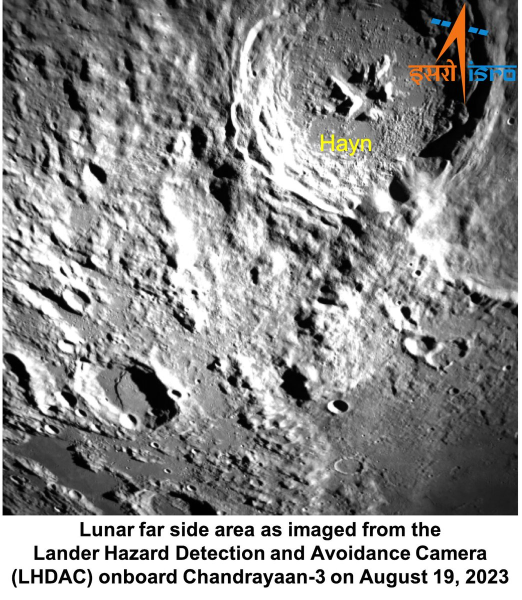
#> input picture moon1.jpeg, 1043 x 1200 px, found by its file name (shown at 1/2 size); the run also reads 1 picture not shown here
$ jupyter execute --allow-errors 'Enhancing Chandrayaan3 - Moon Image Quality using Image Processing.ipynb'   (older library calls are emulated)
#> lines starting #> are read from the running program, lines starting #| are printed output that depends on the picture; after the words box and inside, x2 and y2 are one past the last pixel; in counts of white or black regions, pixels touching at a corner belong together
# Enhancing Chandrayaan3 - Moon Image Quality using Image Processing

# Required Libraries
open-cv: Open cv is a huge open source library for computer vision, machine learning and image processing. It can process images and videos to identify objects, faces, or even the handwritting of a human. When it is integrate dwith various libraries such as "numpy", whatever operations can be done in Numpy, will be combined with open cv.

Numpy: NumPy is a python library used for working with arrays. It also has functions for working in domain of linear algebra, fouriar transform and matrices. NumPy standa for Numerical Python.

# EXERCISE 1: READING THE IMAGE(Aug 2023)

1.Python has important tools for image processing, such as ope-cv and matplotlib.
2.First of all import the important libraries like cv2 and numpy.
3.Use the cv2.imread function to read the image. Accurate image path must be give within the argument. The image must either be uploaded on the jupyter file and then the name of the image can be given directly, or the direct path where the image is present.
4.Use the print function to pint the oixels of the image in matrix form. Digital image is a collection of pixels represented in the form of numpy arrays.

[cell 1]
import cv2 as cv  ##cv2. imread() method loads an image from the specified file

[cell 2]
img=cv.imread("C:\\Users\\91938\\OneDrive\\Desktop\\chandrayaan\\moon1.jpeg") ##This is image path
#> img is the input picture: shape (1200, 1043, 3); mean B, G, R 141, 141.4, 141.7
print(img)
#> (printed output is left out)

[cell 3]
img.shape  ## no of rows and coloumns

[cell 4]
print("height:",img.shape[0])  ##Indexing
#| height: 1200

[cell 5]
print("width:",img.shape[1])
#| width: 1043

[cell 6]
print(img.size)
#| 3754800

[cell 7]
#accessing pixel of an image

[cell 8]
print(img[10,249])
#| [52 52 52]

[cell 9]
#converting a color image to gray image

[cell 10]
#concept of channels in an image
#gray scale image

[cell 11]
image=cv.imread("C:\\Users\\91938\\OneDrive\\Desktop\\chandrayaan\\moon1.jpeg")

[cell 12]
 ##cv2. cvtColor() method is used to convert an image from one color space to another
gray=cv.cvtColor(image,cv.COLOR_BGR2GRAY)

print(gray)
#> (printed output is left out)

[cell 13]
print(gray.shape)
#| (1200, 1043)

 # EXPERIMENT 2: RESIZE AND SACALING OF IMAGE(aug 2023)

#SYNTAX: -cv2.resize(src, dsize[, dst[, fx[, fy[, interpolation]]]])

     src: -source/input image
     dsize: -desired size for the output image
     fx: -scale factor along the horizontal axis
     fy: -scale factor along the vertical axis

#Resize the image changing only Height

import cv2 as cv
img=cv.imread("Downloads\\color.jpeg")
print("original image:",img.shape)

height =200
width= img.shape[0]
dim=(width,height)
#resize the image
resized_image= cv.resize(img,dim,interpolation = cv.INTER_CUBIC)
print("resized dimension:",resized_image.shape)
cv.imshow("original image",img)
cv.imshow("resized image",resized_image)
cv.waitKey(0)
cv.destroyAllWindows()

# Upscaling the image
Increasing the dimensions of the image.

[cell 14]
#upscaling
import cv2 as cv
img=cv.imread("C:\\Users\\91938\\OneDrive\\Desktop\\chandrayaan\\moon1.jpeg")
print("original image:",img.shape)
#| original image: (1200, 1043, 3)
scale_perc=250

width = int(img.shape[1]*scale_perc/100)
height= int(img.shape[0]*scale_perc/100)

dim=(width,height)
#resize the image
resized_image= cv.resize(img,dim,interpolation = cv.INTER_CUBIC)
print("resized dimension:",resized_image.shape)
#| resized dimension: (3000, 2607, 3)
cv.imshow("original image",img)
cv.imshow("resized image",resized_image)
cv.waitKey(0)
cv.destroyAllWindows()

# Downscaling the images:
Decreasing the dimensions of the image

[cell 15]
#downscaling
import cv2 as cv
img=cv.imread("C:\\Users\\91938\\OneDrive\\Desktop\\chandrayaan\\moon1.jpeg")
print("original image:",img.shape)
#| original image: (1200, 1043, 3)
scale_perc=40

width = int(img.shape[1]*scale_perc/100)
height= int(img.shape[0]*scale_perc/100)

dim=(width,height)
#resize the image
resized_image= cv.resize(img,dim,interpolation = cv.INTER_CUBIC)
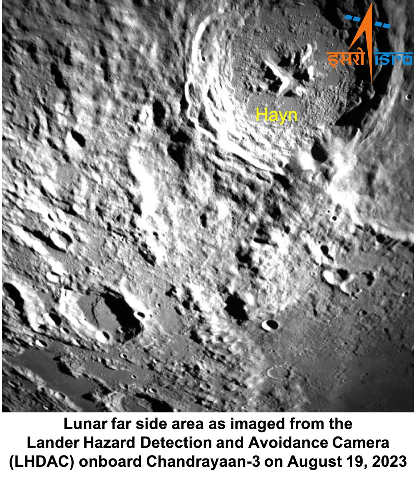
#> resized_image: shape (480, 417, 3); mean B, G, R 141.1, 141.5, 141.8
print("resized dimension:",resized_image.shape)
#| resized dimension: (480, 417, 3)
cv.imshow("original image",img)
cv.imshow("resized image",resized_image)
cv.waitKey(0)
cv.destroyAllWindows()

# HISTOGRAM EQUALIZATION(AUG 2023)
SYNTAX: -matplotlib.pyplot.hist(x, bins=None, range=None, density=False, weights=None, cumulative=False, bottom=None, histtype=’bar’, align=’mid’, orientation=’vertical’, rwidth=None, log=False, color=None, label=None, stacked=False, *, data=None, **kwargs)
The numpy.ravel() functions returns contiguous flattened array
SYNTAX: -numpy.ravel(array, order = 'C')
Where array :Input array
order: C order means that operating row-rise on the array will be slightly quicker
F order means that column-wise operations will be faster

#plotting histograms

#Using Matplotlib

[cell 16]
import numpy as np
import cv2 as cv
from matplotlib import pyplot as plt
img=cv.imread("C:\\Users\\91938\\OneDrive\\Desktop\\chandrayaan\\moon1.jpeg",0)
#> img: shape (1200, 1043)
plt.show()

#FIND THE HISTOGRAM

##cv2.calcHist(images, channels, mask, histSize, ranges[, hist[, accumulate]]) images
gray_image=cv.calcHist([img],[0],None,[256],[0,256])  ##Histogram Calculation
#> gray_image = 256 values, max 144632 at index 255, min 1578 at index 23, mean 4889.1
plt.plot(gray_image)
plt.title("image")
plt.ylabel("no of pixels")  ## used to set the label for the y-axis
plt.xlabel("gray scale image") ## used to set the label for the x-axis
plt.show()
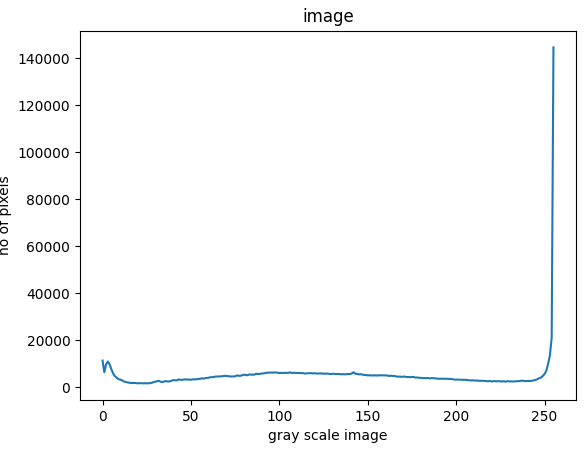
#> figure drawn by matplotlib, 1 panel; curve peaks at x = 255, y = 144632

#using opencv
cv.calcHist() function can be used to compute image histograms.

SYNTAX: -calcHist(sourceimage, channels, mask, histSize, ranges )
Where 1)images: source image of type uint8 or float32. it should be given in as a list, ie, [gray_img].
2)channels: it is also given in as a list []. It the index of channel for which we calculate histogram.
3)mask: mask image. To find histogram of full image, it is set as None.
4)histSize: this represents our BIN count.
5)ranges: Normally, it is [0,256].
enumerate() allows us to iterate through a sequence
cv.equalizeHist() Histogram equalization improves the contrast of an image, in order to stretch out the intensty range.
SYNTAX: -equalizeHist(Source Matrix, Destination Matrix)

[cell 17]
import numpy as np
import cv2 as cv
from matplotlib import pyplot as plt

img= cv.imread("C:\\Users\\91938\\OneDrive\\Desktop\\chandrayaan\\moon1.jpeg",0)

plt.imshow(img, cmap="gray")
plt.show()

gray_image=cv.calcHist([img],[0],None,[256],[0,256])
plt.plot(gray_image)

plt.title("Histogram of image")
plt.ylabel("no. of pixels")
plt.xlabel("Gray scale pixels")
plt.show()

[cell 18]
import numpy as np
import cv2 as cv
from matplotlib import pyplot as plt
img = cv.imread("C:\\Users\\91938\\OneDrive\\Desktop\\chandrayaan\\moon1.jpeg",0)
plt.imshow(img,cmap="gray")  ##cmap stands for colormap and it's a colormap instance colormap name
plt.show()

##used to change a 2-dimensional array or a multi-dimensional array into a contiguous flattened array
plt.hist(img.ravel(),256,[0,256]);
plt.show()
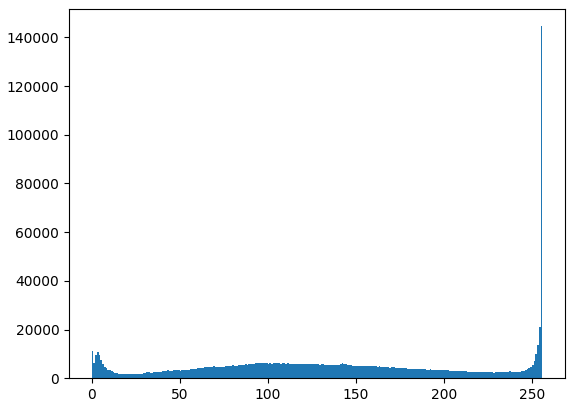
#> figure drawn by matplotlib, 1 panel; tallest bar 144632 high, from x = 255 to 256

# Histogram of color image

#histogram equalization and flatten
Histogram equalization is a method in image processing of contrast adjustment using the image's histogram. This method usually increases the global contrast of many images, especially when the usable data of the image is represented by close contrast values.

[cell 19]
import numpy as np
import cv2 as cv
from matplotlib import pyplot as plt
image=cv.imread("C:\\Users\\91938\\OneDrive\\Desktop\\chandrayaan\\moon1.jpeg",0)
##function return a copy of the array collapsed into one dimension.
hist,bins=np.histogram(image.flatten(),256,[0,256])
#> hist has the same summary as gray_image; bins = 257 values from 0 to 256
## want to compute the cumulative sum of array elements over a given axis.
line=hist.cumsum()
#> line = 256 values from 11302 to 1251600
line_normalized=line*float(hist.max())/line.max()
#> line_normalized = 256 values from 1306 to 144632
plt.plot(line_normalized,color="b")
plt.hist(image.flatten(),256,[0,256],color='r')
##used to get or set the x-limits of the current axes.
plt.xlim([0,256])
plt.legend(('line','histogram'),loc= "upper left") ## an area describing the elements of the graph
plt .show()

#EXPERIMENT 3

# EDGE DETECTION OF AN IMAGE
Edge detection is a technique of image processing used to identify points in a digital image with discontinuities, simply to say, sharp changes in the image brightness. These points where the image brightness varies sharply are called the edges of the image

#sobel method(Aug 2023)
The Sobel filter is used for edge detection. It works by calculating the gradient of image intensity at each pixel within the image
SYNTAX: -Sobel(src, dst, ddepth, dx, dy)

[cell 20]
import cv2
import numpy as np
from matplotlib import pyplot as plt
#loading image
img = cv2.imread("C:\\Users\\91938\\OneDrive\\Desktop\\chandrayaan\\moon1.jpeg")
#converting to grayscale
gray = cv2.cvtColor(img , cv2.COLOR_BGR2GRAY)
#remove noise
img = cv2.GaussianBlur(gray,(3,3),0)
#convolute with proper kernels
sobelx = cv2.Sobel(img, cv2.CV_64F,1,0,ksize=7) #x
sobely = cv2.Sobel(img, cv2.CV_64F,0,1,ksize=7) #y
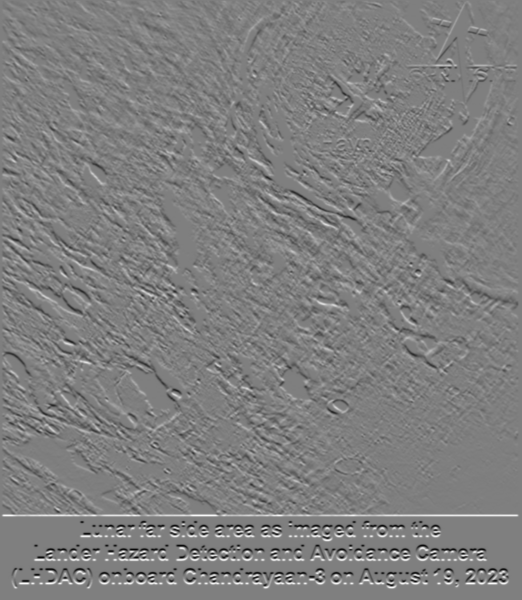
#> sobely: shape (1200, 1043) float64 (shown at 1/2 size); min -141183, max 141938, mean 319.8; drawn with min black and max white
plt.subplot (2,2,1),plt.imshow(img, cmap = 'gray')
plt.title('Original'), plt.xticks([]), plt.yticks([])
plt.subplot(2,2,3), plt.imshow(sobelx, cmap = 'gray')
plt.title('Sobel X'), plt.xticks([]), plt.yticks([])
plt.subplot(2,2,4),plt.imshow(sobely, cmap = 'gray')
plt.title('Sobel Y'), plt.xticks([]), plt.yticks ([])
plt.show()

# CANNY METHOD

[cell 21]
import numpy as np
import cv2 as cv
from matplotlib import pyplot as plt
img=cv.imread("C:\\Users\\91938\\OneDrive\\Desktop\\chandrayaan\\moon1.jpeg",0)
edges=cv.Canny(img,100,200)
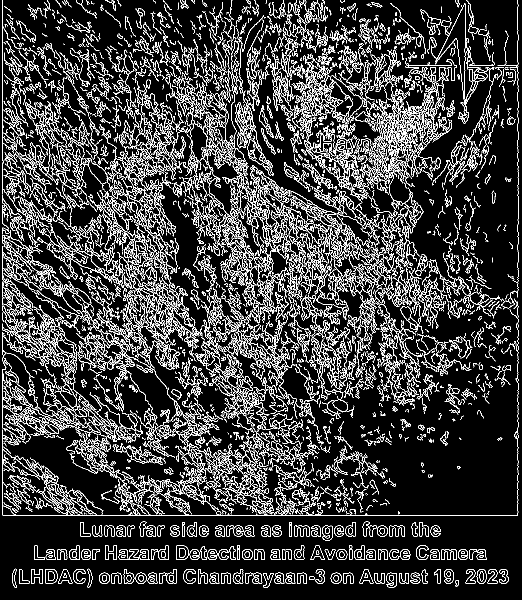
#> edges: shape (1200, 1043) (shown at 1/2 size); 14.9% white in thin lines or dots
plt.subplot(121),plt.imshow(img,cmap="gray")
plt.title("orginal image"),plt.xticks([]),plt.yticks([])
plt.subplot(122),plt.imshow(edges,cmap='gray')
plt.title("edge image"),plt.xticks([]),plt.yticks([])
plt.show()

# morphological operations(Aug 2023)
Types of Morphological operations
#1.Erosion: Erosion removes pixels on object boundaries.
2.Dilation: Dilation adds pixels on the object boundaries.
3.Opening: The opening operation erodes an image and then dilates the eroded image, using the same structuring element for both operations.
4.Closing: The closing operation dilates an image and then erodes the dilated image, using the same structuring element for both operations.

[cell 22]
import cv2
import numpy as np
import pandas as pd
from matplotlib import pyplot as plt

# 1. Erosion (represented by the symbol ⊖)
SYNTAX:- erode(src, dst, kernel, anchor, iterations, borderType, borderValue)

[cell 23]
img=cv2.imread("C:\\Users\\91938\\OneDrive\\Desktop\\chandrayaan\\moon1.jpeg")
plt.imshow(img)
plt.show()

[cell 24]
#it removes white noises
kernel=np.ones((3,3),np.uint8)#squeez the boundary
eroded=cv2.erode(img,kernel,iterations=1)
plt.subplot(121),plt.imshow(img),plt.title("orginal image")
plt.subplot(122),plt.imshow(eroded),plt.title("eroded image")

# DIALATION(represented by the symbol ⊕)
#expand the boundary
#noise remover
Dilation adds pixels on the object boundaries. The assigned structuring element is used for probing and expanding the shapes contained in the input image. In Specific, it acts like local maximum filter. Dilation has the opposite effect to erosion . It adds a layer of pixels to both the inner and outer boundaries of regions.
SYNTAX: -cv2.dilate(src, dst, kernel)

[cell 25]
kernel=np.ones((3,3),np.uint8)#squeez the boundary
dilation=cv2.dilate(img,kernel,iterations=3)
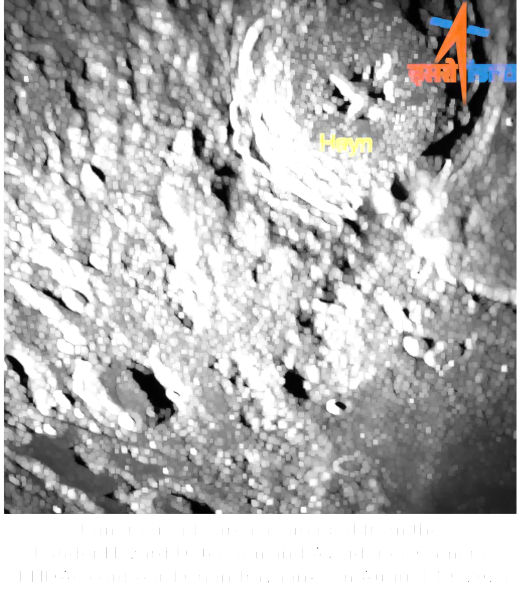
#> dilation: shape (1200, 1043, 3) (shown at 1/2 size); mean B, G, R 181.7, 181.9, 182.5
plt.subplot(121),plt.imshow(img),plt.title("orginal image")
plt.subplot(122),plt.imshow(dilation),plt.title("dialation image")

# opening(A o B=(A⊖B)⊕B)
#background noises will remove
The opening operation erodes an image and then dilates the eroded image, using the same structuring element for both operations. It is achieved by first eroding an image and then dilating it. Opening removes any narrow connections and lines between two regions.The opening operation erodes an image and then dilates the eroded image, using the same structuring element for both operations. Morphological opening is useful for removing small objects from an image while preserving the shape and size of larger objects in the image.
Syntax: cv2.morphologyEx(image, cv2.MORPH_OPEN, kernel)

[cell 26]
img2=cv2.imread("C:\\Users\\91938\\OneDrive\\Desktop\\chandrayaan\\moon1.jpeg")
kernel=np.ones((4,4),np.uint8)
opening=cv2.morphologyEx(img2,cv2.MORPH_OPEN,kernel)
plt.subplot(121),plt.imshow(img2),plt.title("orginal image")
plt.subplot(122),plt.imshow(opening),plt.title("OPENING IMAGE image")

# closing(A • B=(A⊕B)⊖B)
#reverse of opening
#dlation followed by erosion
The closing operation dilates an image and then erodes the dilated image, using the same structuring element for both operations. It is done by first dilating the image and then eroding it. The order is the reverse of opening. Closing fills up any narrow black regions or holes in the image.The closing operation dilates an image and then erodes the dilated image, using the same structuring element for both operations. Morphological closing is useful for filling small holes from an image while preserving the shape and size of the objects in the image.
Syntax: cv2.morphologyEx(image, cv2.MORPH_CLOSE, kernel)

[cell 27]
img3=cv2.imread("C:\\Users\\91938\\OneDrive\\Desktop\\chandrayaan\\moon1.jpeg")
kernel=np.ones((6,6),np.uint8)
closing=cv2.morphologyEx(img3,cv2.MORPH_CLOSE,kernel)
plt.subplot(121),plt.imshow(img3),plt.title("orginal image")
plt.subplot(122),plt.imshow(closing),plt.title("closing IMAGE image")

# morphological gradient
#it gives outline of an image
morphological gradient is the difference between the dilation and the erosion of a given image. The morphological gradient highlights sharp gray-level transitions in the input image. The difference between the dilation and the erosion of the image. This is used to find boundaries or edges in an image. It recommended to apply some filtering before calculating the gradient because it is very sensitive to noise.
Syntax: cv2.morphologyEx(image, cv2.MORPH_GRADIENT, kernel)

[cell 28]
import cv2
filterSize=(9,9)
kernel=cv2.getStructuringElement(cv2.MORPH_RECT,filterSize)

[cell 29]
input_image=cv2.imread("C:\\Users\\91938\\OneDrive\\Desktop\\chandrayaan\\moon1.jpeg")
input_image=cv2.cvtColor(input_image,cv2.COLOR_BGR2GRAY)

[cell 30]
tophat_img=cv2.morphologyEx(input_image,cv2.MORPH_TOPHAT,kernel)
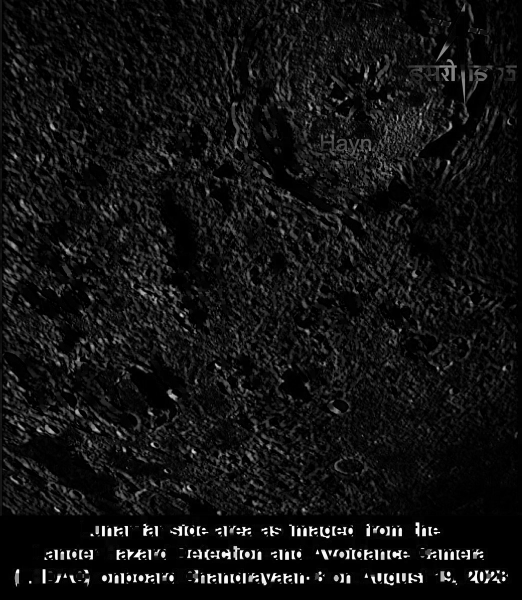
#> tophat_img: shape (1200, 1043) (shown at 1/2 size); min 0, max 255, mean 18.5

[cell 31]
cv2.imshow("orginal",input_image)
cv2.imshow("tophat",tophat_img)
cv2.waitKey(0)
cv2.destroyAllWindows()

# blackhat
Black hat transform highlight all the object in white on a black background. The difference between the closing of an image and the input image itself. This highlights the narrow black regions in the image. The bottom hat transform closes an image, then subtracts the original image form the closed image. The bottom hat transform can be used to find intensity troughs in a grayscale image.

[cell 32]
import cv2
filterSize=(9,9)
kernel=cv2.getStructuringElement(cv2.MORPH_RECT,filterSize)
input_image=cv2.imread("C:\\Users\\91938\\OneDrive\\Desktop\\chandrayaan\\moon1.jpeg")
input_image=cv2.cvtColor(input_image,cv2.COLOR_BGR2GRAY)
blackhat_img=cv2.morphologyEx(input_image,cv2.MORPH_BLACKHAT,kernel)
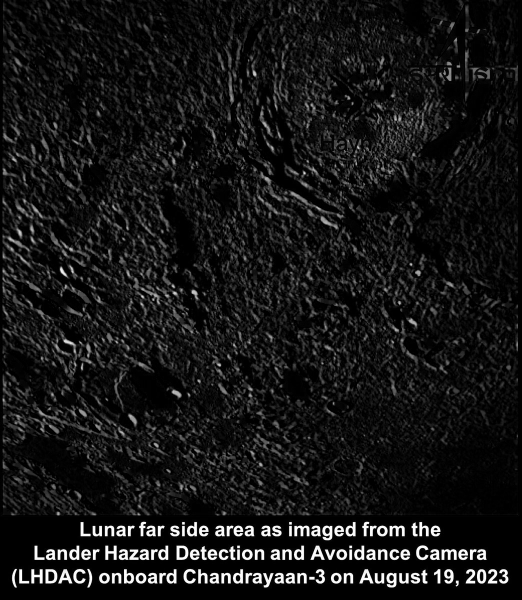
#> blackhat_img: shape (1200, 1043) (shown at 1/2 size); min 0, max 255, mean 22
cv2.imshow("orginal",input_image)
cv2.imshow("blackhat",blackhat_img)
cv2.waitKey(0)
cv2.destroyAllWindows()

# Image segmentation( Aug 2023)
#Thershold method

# Three types of Thresholding techniques

#> (a cell that did not finish here is left out)

#1. simple Thresholding/ Global thresholding
SYNTAX: -cv2.threshold(src, thresh, maxval, type)

1.cv2.THRESH_BINARY
2.cv2.THRESH_BINARY_INV
3.cv2.Thresh_trunic
3.cv2.THRESH_TOZERO
4.cv2.THRESH_TOZERO_INV

[cell 34]
#BINARY THRESHOLDING

[cell 35]
#If the pixel threshold is greater than the set threshold the value set to 365 otherwise set to zero

[cell 36]
#inverted binary thresholding
#If the pixel threshold is greater than the set threshold the value set to 365 otherwise set to max

#> (a cell that did not finish here is left out)

#> (a cell that did not finish here is left out)

[cell 39]
#inverted tozero thresholding
#pixel intensity said to be zero for  all the pixel intensity greater than than the threshold value

[cell 40]
import cv2 as cv
import numpy as np
img1=cv.imread("C:\\Users\\91938\\OneDrive\\Desktop\\chandrayaan\\moon1.jpeg")
img=cv.cvtColor(img1,cv.COLOR_BGR2GRAY)
#applying different thresholding
#techinques on the input image
#all the pixel values above 120 will
#be set to 255
ret,thresh1=cv.threshold (img,120,255,cv.THRESH_BINARY)
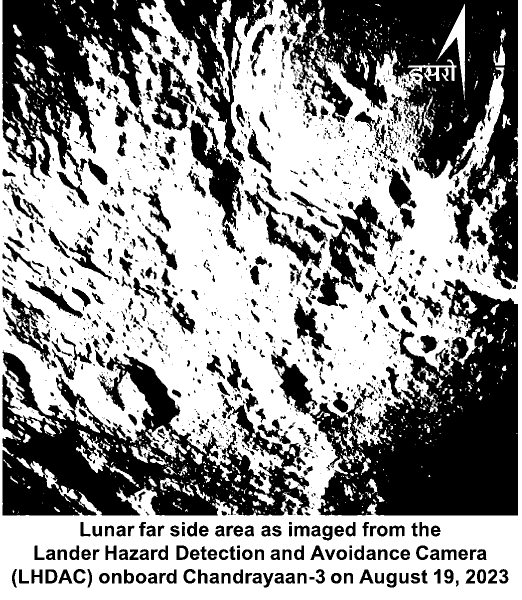
#> thresh1: shape (1200, 1043) (shown at 1/2 size); 57.3% white; 1647 black regions (1086 under 20 px), largest, box (x1, y1, x2, y2) and area: (620, 559, 1036, 1031) 108129, (567, 0, 1036, 580) 106447, (5, 700, 621, 1031) 92811
ret,thresh2=cv.threshold (img,120,255,cv.THRESH_BINARY_INV)
ret,thresh3=cv.threshold (img,120,255,cv.THRESH_TRUNC)
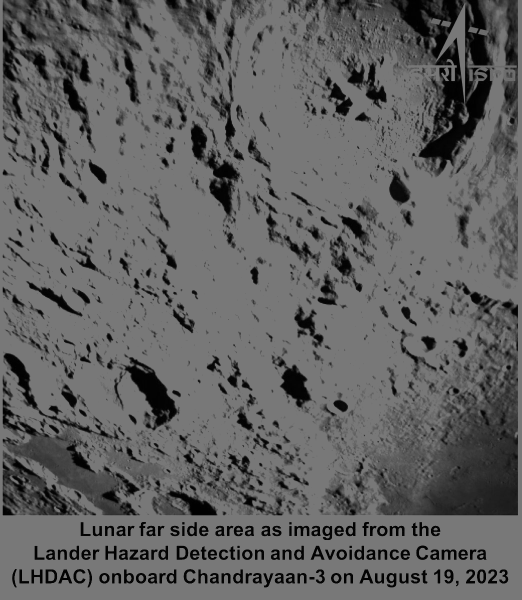
#> thresh3: shape (1200, 1043) (shown at 1/2 size); min 0, max 120, mean 97.2
ret,thresh4=cv.threshold (img,120,255,cv.THRESH_TOZERO)
ret,thresh5=cv.threshold (img,120,255,cv.THRESH_TOZERO_INV)
#> (the rest of the program and of its run is left out)
